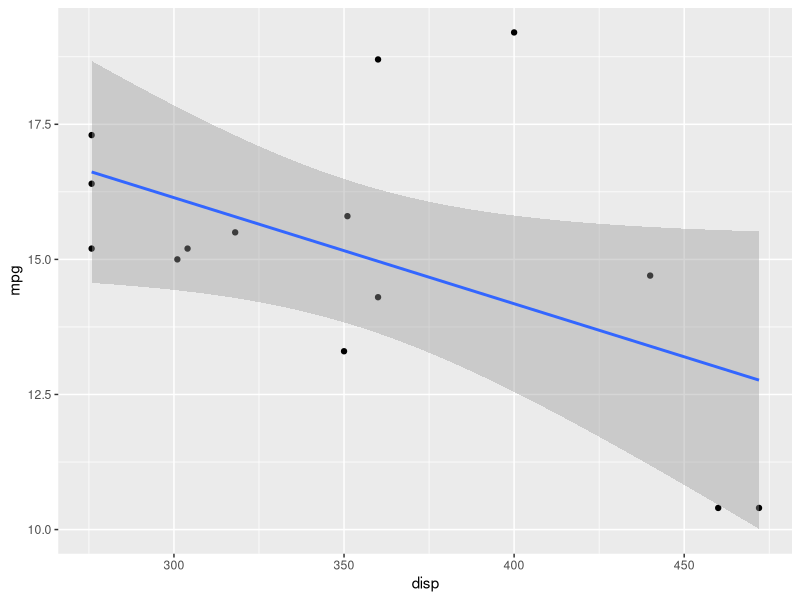

This chart was generated by the following R code:
## ---- chunk 1
suppressPackageStartupMessages(library(dplyr))
head(mtcars)
## ---- chunk 2


# select specified columns
df <- select(mtcars,mpg,cyl)
head(df,5)


## ---- chunk 3
head(mtcars[c('mpg','cyl')])
head(mtcars[1:2])
## ---- chunk 4
# select everything *but* a column
df <- select(mtcars,-cyl)
head(df,5)

## ---- chunk 5

# select columns starting with x...
df <- select(mtcars,starts_with('d'))
head(df,5)
## ---- chunk 6

df <- arrange(mtcars,mpg)
head(df)

## ---- chunk 7

df <- filter(mtcars,mpg>30)
head(df)
## ---- chunk 8
subset(mtcars,mpg>30)
## ---- chunk 9

df <- mutate(mtcars,mpkm = mpg*1.60934)
df <- select(df,mpg,mpkm)
head(df)
## ---- chunk 10
mtcars$mpkm <- mtcars$mpg*1.60934
head(mtcars)
## ---- chunk 11

df <- summarise(mtcars,avg_mpg=mean(mpg))
df
## ---- chunk 12
df <- summarise(mtcars,N_distinct_gears=n_distinct(gear))
df
## ---- chunk 13

df <- mtcars %>% select(mpg,cyl,disp) %>% filter(cyl==8) %>% arrange(mpg)
head(df)

## ---- chunk 14
library(ggplot2)
mtcars %>% select(mpg,cyl,disp) %>%
          filter(cyl==8) %>%
          arrange(mpg) %>%
          ggplot(aes(disp,mpg))+
          geom_point()+
          geom_smooth(method='lm')
## ---- chunk 15
mtcars %>% group_by(cyl) %>% summarise(avg=mean(mpg))
## ---- chunk 16
sessionInfo()
